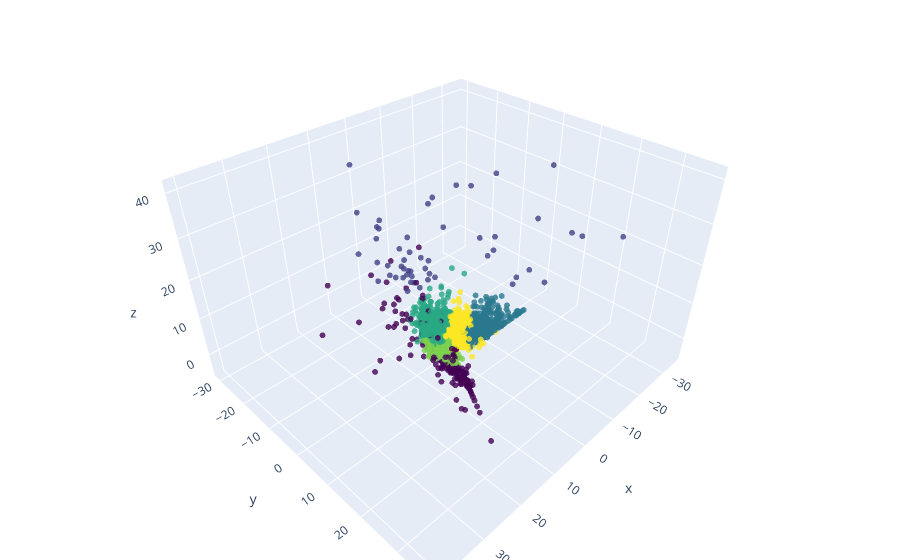

The code cell stored with this chart in its notebook:
### Code cell
# use plotly to plot in 3D
import plotly.graph_objects as go

fig = go.Figure(data=[go.Scatter3d(
    x=data_attitude_pca.iloc[:, 0],
    y=data_attitude_pca.iloc[:, 1],
    z=data_attitude_pca.iloc[:, 2],
    mode='markers',
    marker=dict(
        size=2,
        color=labels,                # set color to an array/list of desired values
        colorscale='Viridis',   # choose a colorscale
        opacity=0.8
    )
)])

# tight layout
fig.update_layout(margin=dict(l=0, r=0, b=0, t=0))
fig.show()

### Figure 1 — Plotly figure (JSON) as saved in the notebook; plotly's stock layout.template omitted (floating-point values rounded to 4 significant figures; data arrays with more than 128 entries replaced by an {"elided": "..."} marker saying what was removed)
{"data": [{"marker": {"color": {"elided": "5000 int values"}, "colorscale": [[0, "#440154"], [0.1111, "#482878"], [0.2222, "#3e4989"], [0.3333, "#31688e"], [0.4444, "#26828e"], [0.5556, "#1f9e89"], [0.6667, "#35b779"], [0.7778, "#6ece58"], [0.8889, "#b5de2b"], [1, "#fde725"]], "opacity": 0.8, "size": 2}, "mode": "markers", "type": "scatter3d", "x": {"elided": "5000 float values"}, "y": {"elided": "5000 float values"}, "z": {"elided": "5000 float values"}}], "layout": {"margin": {"b": 0, "l": 0, "r": 0, "t": 0}}}
